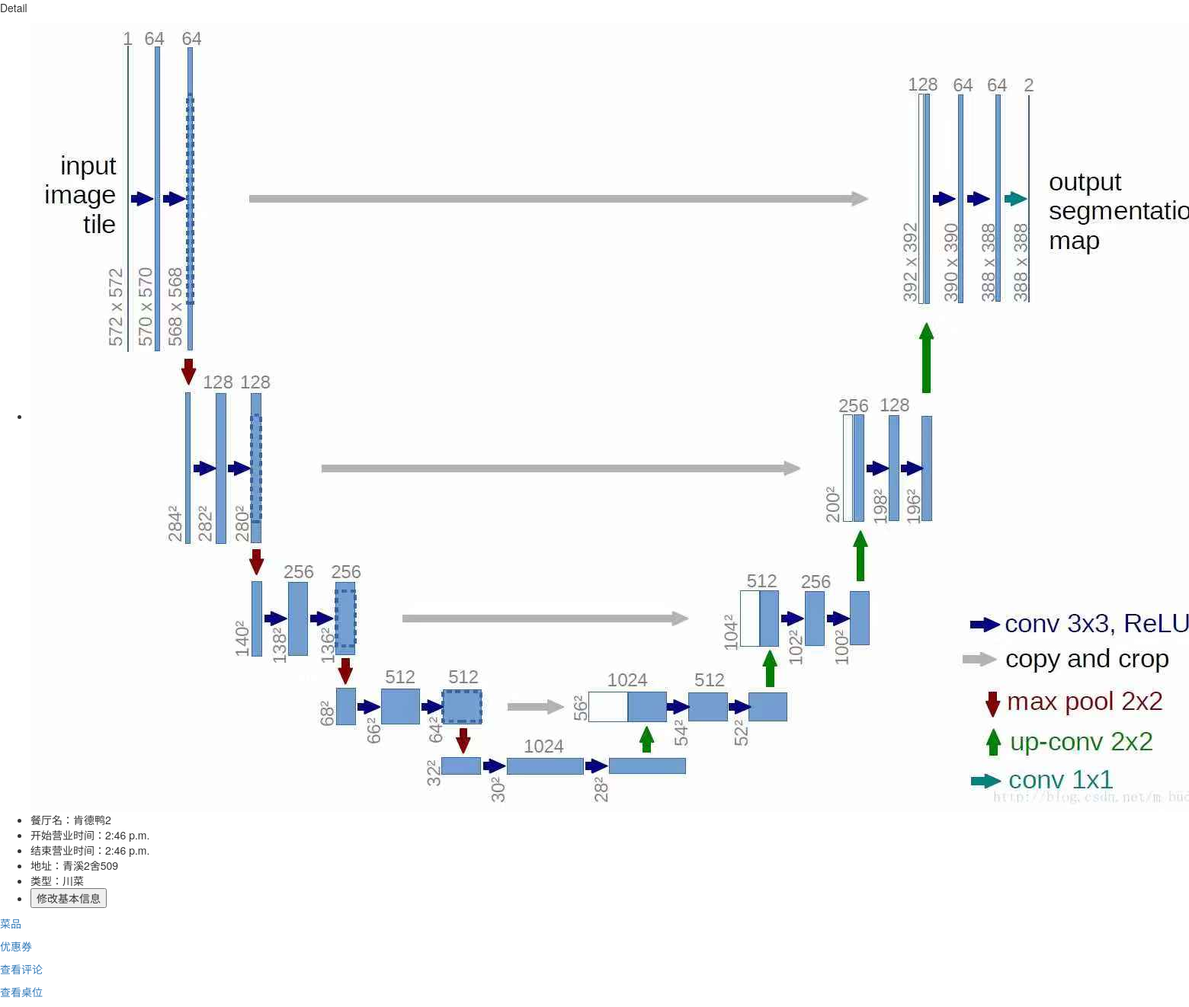
Screenshot of /ManagementController/detail/2/ with the database file from the repository.
### ApplyController/models.py (models this page shows, shortened)
class Restaurant(models.Model):
    id = models.AutoField(primary_key=True)
    MerchantID = models.ForeignKey(Merchant, on_delete=models.CASCADE)
    Name = models.CharField(max_length=20)
    BusinessStartHour = models.TimeField()
    BusinessEndHour = models.TimeField()
    Address = models.CharField(max_length=50)
    Image = models.ImageField(upload_to=get_file_path, null=True, blank=True)
    Score = models.FloatField(validators=[MinValueValidator(0), MaxValueValidator(5)], default=0)
    Category_Choices = (
        ('1', '川菜'),
        ('2', '粤菜'),
        ('3', '鲁菜'),
        ('4', '苏菜'),
        ('5', '湘菜'),
        ('6', '浙菜'),
        ('7', '其他'),
    )
    Category = models.CharField(max_length=1, choices=Category_Choices)
    LicenseID = models.CharField(validators=[RegexValidator(regex='^[0-9]*$')], max_length=50)
    ApplicationTime = models.DateTimeField(auto_now_add=True)
    Status_Choices = (
        (0, '待审核'),
        (1, '审核拒绝'),
        (2, '审核通过'),
    )
    Status = models.SmallIntegerField(choices=Status_Choices, default=0)
    OpenTime = models.DateTimeField(null=True)
    class Meta:
        ordering = ['Status', 'ApplicationTime']

### ManagementController/views.py (the view)
# urls.py: url(r"^detail/(?P<restaurant_id>\d)/$",views.detail,name="detail"),
def detail(request,restaurant_id):
    restaurant = Restaurant.objects.get(id=restaurant_id)
    if request.method!="POST":
        form = forms.RestaurantForm(instance=restaurant)
        context = {"restaurant":restaurant,"form":form}
        return render(request,"ManagementController/detail.html",context=context)
    else:
        form = forms.RestaurantForm(instance=restaurant, data=request.POST)
        if form.is_valid():
            form.save()
            return HttpResponseRedirect(reverse("ManagementController:detail",args={restaurant_id}))

### ManagementController/templates/ManagementController/detail.html (shortened to what this page needs)
{% load bootstrap3 %}
<p>Detail</p>
<div>
    <ul>
        <li><img src="/../../../{{restaurant.Image}}"></li>
        <li>餐厅名：{{restaurant.Name}}</li>
        <li>开始营业时间：{{restaurant.BusinessStartHour}}</li>
        <li>结束营业时间：{{restaurant.BusinessEndHour}}</li>
        <li>地址：{{restaurant.Address}}</li>
        <li>类型：{{restaurant.get_Category_display}}</li>
        <li><button type="button" data-toggle="modal" data-target="#myModal">修改基本信息</button></li>
    </ul>
</div>
<div>
    <p><a href="{%url 'ManagementController:dish' restaurant.id%}">菜品</a> </p>
    <p><a href="{%url 'ManagementController:coupon' restaurant.id%}">优惠券</a> </p>
    <p><a href="{%url 'ManagementController:review' restaurant.id%}">查看评论</a> </p>
    <p><a href="{% url 'ManagementController:table_info' restaurant.id %}">查看桌位</a> </p>
</div>
{% bootstrap_css %}

### rows the page displays
Restaurant: Image (picture), Name "肯德鸭2", BusinessStartHour "2:46 p.m.", BusinessEndHour "2:46 p.m.", Address "青溪2舍509", Category "川菜"
